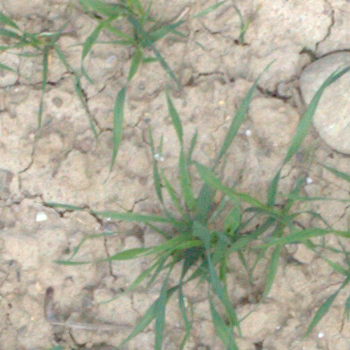
#> input picture validation/FPWW0180036_RGB1_20170405_133150_6.png, 350 x 350 px, given as the content of the folder ../Data/EWS-Dataset/train, which was not available
$ jupyter execute --allow-errors felzenszwalb.ipynb
#> lines starting #> are read from the running program, lines starting #| are printed output that depends on the picture; after the words box and inside, x2 and y2 are one past the last pixel; in counts of white or black regions, pixels touching at a corner belong together; pictures that were not available may be replaced by others from this repository, and a replacement may not be noted
#> further down, img is the input picture: shape (350, 350, 3); mean B, G, R 152, 170.5, 172.5
#> `segments = felzenszwalb(img, scale=scale[0], sigma=sigma[0], min_size=..`:
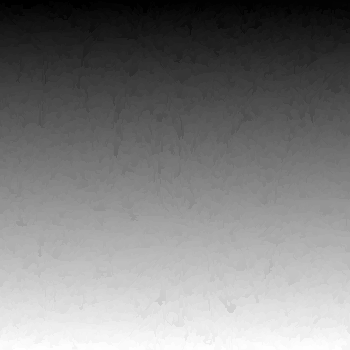
#> segments: shape (350, 350) int64; min 0, max 4236, mean 2116.9; drawn with min black and max white
### AdvancedSegmentation/helpers.py
import numpy as np
import glob
import os
import cv2
import albumentations as A
import matplotlib.pyplot as plt

# Obtain wanted statistics for an image mask and its truth values
# [13 lines left out: function get_stats, not called in this run]


# Function that outputs images and labels given an array of paths
def get_imgs(path):
    data = glob.glob(os.path.join(path, "*.png"))
    imgs = [x for x in data if "mask" not in x]
    labels = [x for x in data if "mask" in x]
    return imgs, labels

# Function that averages an array of stats
# [16 lines left out: functions average_stats, printer, not called in this run]


# Optional Function used to display results for viewing.
def showResult(image_index, images, labels, masks, processed):
    plt.figure(figsize=(10, 2.5))
    plt.subplot(1, 4, 1)
    plt.title("Original")
    images[image_index] = cv2.cvtColor(images[image_index], cv2.COLOR_BGR2RGB)
    plt.imshow(images[image_index], cmap="grey")
    plt.subplot(1, 4, 2)
    plt.title("Labels")
    plt.imshow(labels[image_index], cmap="grey")
    plt.subplot(1, 4, 3)
    plt.title("Mask")
    plt.imshow(masks[image_index], cmap="grey")
    plt.subplot(1, 4, 4)
    plt.title("Post-Processed")
    plt.imshow(processed[image_index], cmap="grey")

### AdvancedSegmentation/distortions.py
import numpy as np
import cv2
import albumentations as A

# Apply distortions of GaussianNoise, Blur, Brightness & Contrast and Partial Occlusion with a certain porbability to an image
# Returns a transform function that takes in images and labels
def distortions():
    # [4 lines of commented-out code are left out]
    transform = A.Compose([A.GaussNoise(std_range=(0.1, 0.5), p=0.5), A.GaussianBlur(blur_limit=(3, 7), p=0.3),
                           A.RandomBrightnessContrast(brightness_limit=0.2,contrast_limit=0.2,p=0.5),
                           A.CoarseDropout(hole_height_range=(8,16),hole_width_range=(8,16),p=0.5)])
    return transform


# Post-processing to be used after distortions are applied
# Can also be used if distortions are not applied
# Takes in mask and returns mask
# [19 lines left out: function post_process, not called in this run]

### AdvancedSegmentation/felzenszwalb.ipynb
[cell 1]
from pathlib import Path
import numpy as np
import matplotlib.pyplot as plt
import cv2
import glob
import os
import time
from skimage.segmentation import felzenszwalb
from helpers import get_stats, get_imgs, average_stats, printer, showResult
from distortions import distortions, post_process

[cell 2]
# Obtains mask after felzenszwalb has been used to obtain segments
def felzenszwalb_mask(img, segments):
    h, w = np.shape(segments)
#> h = 350; w = 350

    # Convert to Lab colour space
    img_lab = cv2.cvtColor(img, cv2.COLOR_BGR2LAB)
#> img_lab: shape (350, 350, 3); mean of channels 0, 1, 2 177.1, 125.4, 137.9

    # Obtain number of unique segments in felzenszwalb
    num_segments = len(np.unique(segments))
#> num_segments = 4237

    # Store mean of L, a, b values for each segment
    segment_values = np.zeros((num_segments, 3))

    # Compute mean Lab color per segment
    for x in range(num_segments):
        segment_values[x, :] = np.mean(img_lab[segments == x], axis=0)

    # obtain a axis of Lab (green-red scale)
    a_axis = segment_values[:, 1].astype(np.float32)
#> a_axis = 4237 values, max 136.8 at index 3526, min 99.33 at index 2958, mean 125.5

    # Normalize to allow thresholding
    a_axis = cv2.normalize(a_axis, None, 0, 255, cv2.NORM_MINMAX).astype(np.uint8)
#> a_axis = 4237 values, max 255 at index 3526, min 0 at index 2855, mean 177.9

    # Convert array into 2D (num_segments x 1)
    # Otsu threshold to split into 2 groups automatically
    _, thresh = cv2.threshold(a_axis.reshape(-1, 1),0, 1,cv2.THRESH_BINARY + cv2.THRESH_OTSU)
#> thresh = 4237 values, max 1 at index 0, min 0 at index 13, mean 0.825

    # Convert back into array
    lookup = thresh.flatten().astype(np.uint8)
#> lookup has the same summary as thresh

    # Replace each value of segments with obtained thresholded 0 or 1 then generate mask
    mask = 255 * lookup[segments]
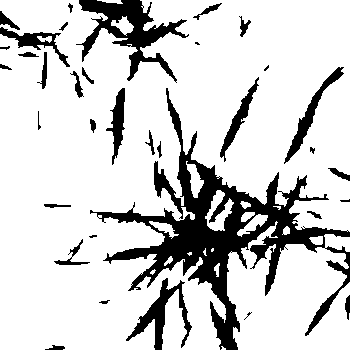
#> mask: shape (350, 350); 81.9% white; 35 black regions (4 under 20 px), largest, box (x1, y1, x2, y2) and area: (90, 88, 350, 350) 13336, (76, 0, 189, 83) 2987, (126, 278, 192, 350) 1281
    return mask

[cell 3]
train_path = Path("../Data/EWS-Dataset/train")
validate_path = Path("../Data/EWS-Dataset/validation")
test_path = Path("../Data/EWS-Dataset/test")

[cell 4]
# Obtain images and labels from dataset
trn_imgs, trn_labels = get_imgs(train_path)
vld_imgs, vld_labels = get_imgs(validate_path)
tst_imgs, tst_labels = get_imgs(test_path)

# Merge training and validation data as advanced segmentation does not require training
vld_imgs = trn_imgs + vld_imgs
vld_labels = trn_labels + vld_labels

[cell 5]
# Variables to validate over (tuned subset of larger grid search)
scale = [10, 20, 50]
sigma = [0, 0.5]
min_size = [3, 10]

[cell 6]
# Validation testing
# Setup (test 20 randomly sampled points for speed)
stats = np.zeros((len(scale), len(sigma), len(min_size),5))
time_start = time.perf_counter()
#> (the rest of this cell did not finish here and is left out)

[cell 7]
# Results of hyperparameter validation
print("Hyperparameter validation results outcomes")
print(stats)
#> (the rest of this cell did not finish here and is left out)

[cell 8]
# Apply model to test data
images = []
labels = []
masks = []

# Stats for each test image
tst_stats = np.zeros((len(tst_imgs), 5))

time_start = time.perf_counter()
#> (the rest of this cell did not finish here and is left out)

[cell 9]
# Apply post-processing
process = []
pro_tst_stats = np.zeros((len(tst_imgs), 5))
#> (the rest of this cell did not finish here and is left out)

#> (a cell that did not finish here is left out)

[cell 11]
# Test on distorted data
aug_masks = []
aug_tst_stats = np.zeros((len(tst_imgs), 5))

time_start = time.perf_counter()
#> (the rest of this cell did not finish here and is left out)

[cell 12]
# Post processing for the distorted data test set
aug_process = []
aug_pro_tst_stats = np.zeros((len(tst_imgs), 5))
#> (the rest of this cell did not finish here and is left out)

#> (a cell that did not finish here is left out)


#> (a cell that did not finish here is left out)

#> (a cell that did not finish here is left out)


#> (a cell that did not finish here is left out)

$ run again, on validation/FPWW0180049_RGB1_20170405_133431_6.png
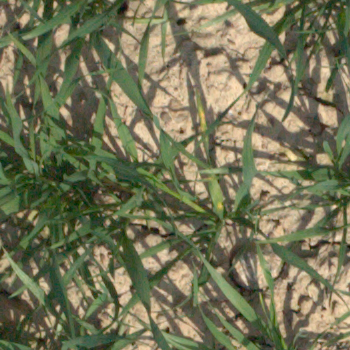
#> input picture validation/FPWW0180049_RGB1_20170405_133431_6.png, 350 x 350 px, given as the content of the folder ../Data/EWS-Dataset/train, which was not available
#> img is the input picture: shape (350, 350, 3); mean B, G, R 86.2, 116, 116
#> img_lab: shape (350, 350, 3); mean of channels 0, 1, 2 121.7, 122.7, 144.6
#> num_segments = 3856
#> in felzenszwalb_mask, `a_axis = segment_values[:, 1].astype(np.float32)`: a_axis = 3856 values, max 135.8 at index 3212, min 100.6 at index 2009, mean 122.9
#> in felzenszwalb_mask, `a_axis = cv2.normalize(a_axis, None, 0, 255, cv2.NORM_MINMAX).astype(n..`: a_axis = 3856 values, max 255 at index 3212, min 0 at index 2009, mean 161.1
#> thresh = 3856 values, max 1 at index 0, min 0 at index 4, mean 0.586
#> lookup has the same summary as thresh
#> in felzenszwalb_mask, `mask = 255 * lookup[segments]`:
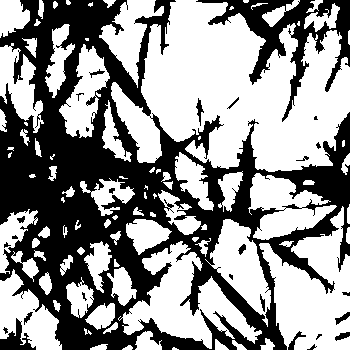
#> mask: shape (350, 350); 56.8% white; 27 black regions (9 under 20 px), largest, box (x1, y1, x2, y2) and area: (0, 0, 350, 350) 46668, (196, 0, 350, 122) 4867, (0, 318, 36, 350) 495

$ run again, on validation/FPWW0180049_RGB1_20170505_152333_6.png
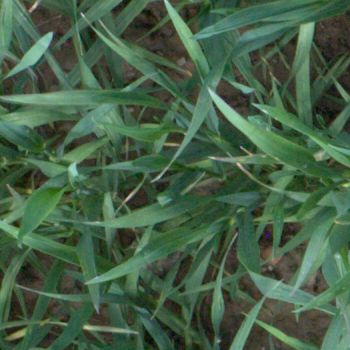
#> input picture validation/FPWW0180049_RGB1_20170505_152333_6.png, 350 x 350 px, given as the content of the folder ../Data/EWS-Dataset/train, which was not available
#> img is the input picture: shape (350, 350, 3); mean B, G, R 71.1, 96.9, 69.5
#> img_lab: shape (350, 350, 3); mean of channels 0, 1, 2 97.1, 112.7, 139.7
#> num_segments = 3869
#> in felzenszwalb_mask, `a_axis = segment_values[:, 1].astype(np.float32)`: a_axis = 3869 values, max 139.2 at index 2582, min 93.3 at index 2196, mean 112.9
#> in felzenszwalb_mask, `a_axis = cv2.normalize(a_axis, None, 0, 255, cv2.NORM_MINMAX).astype(n..`: a_axis = 3869 values, max 255 at index 2582, min 0 at index 2196, mean 108.1
#> thresh = 3869 values, max 1 at index 6, min 0 at index 0, mean 0.302
#> lookup has the same summary as thresh
#> in felzenszwalb_mask, `mask = 255 * lookup[segments]`:
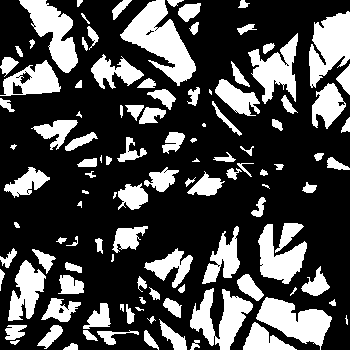
#> mask: shape (350, 350); 29% white; 113 white regions (10 under 20 px), largest, box (x1, y1, x2, y2) and area: (120, 0, 196, 86) 2835, (256, 297, 332, 350) 2053, (309, 11, 350, 88) 2012

$ run again, on validation/FPWW0180049_RGB1_20170510_114356_6.png
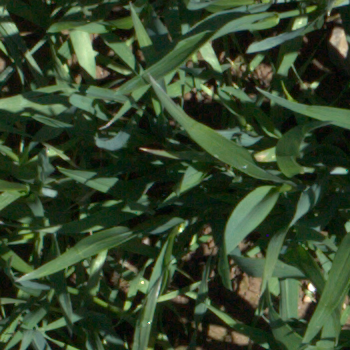
#> input picture validation/FPWW0180049_RGB1_20170510_114356_6.png, 350 x 350 px, given as the content of the folder ../Data/EWS-Dataset/train, which was not available
#> img is the input picture: shape (350, 350, 3); mean B, G, R 43.9, 70.7, 52.8
#> img_lab: shape (350, 350, 3); mean of channels 0, 1, 2 68.9, 115.8, 141.2
#> num_segments = 3473
#> in felzenszwalb_mask, `a_axis = segment_values[:, 1].astype(np.float32)`: a_axis = 3473 values, max 135.4 at index 2935, min 101.5 at index 2440, mean 116.1
#> in felzenszwalb_mask, `a_axis = cv2.normalize(a_axis, None, 0, 255, cv2.NORM_MINMAX).astype(n..`: a_axis = 3473 values, max 255 at index 2935, min 0 at index 2440, mean 109
#> thresh = 3473 values, max 1 at index 1, min 0 at index 0, mean 0.344
#> lookup has the same summary as thresh
#> in felzenszwalb_mask, `mask = 255 * lookup[segments]`:
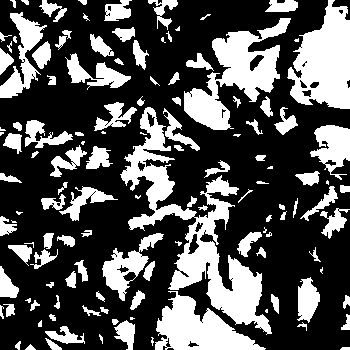
#> mask: shape (350, 350); 32.4% white; 127 white regions (23 under 20 px), largest, box (x1, y1, x2, y2) and area: (120, 107, 272, 335) 8136, (184, 18, 291, 130) 4634, (287, 0, 350, 109) 4472
